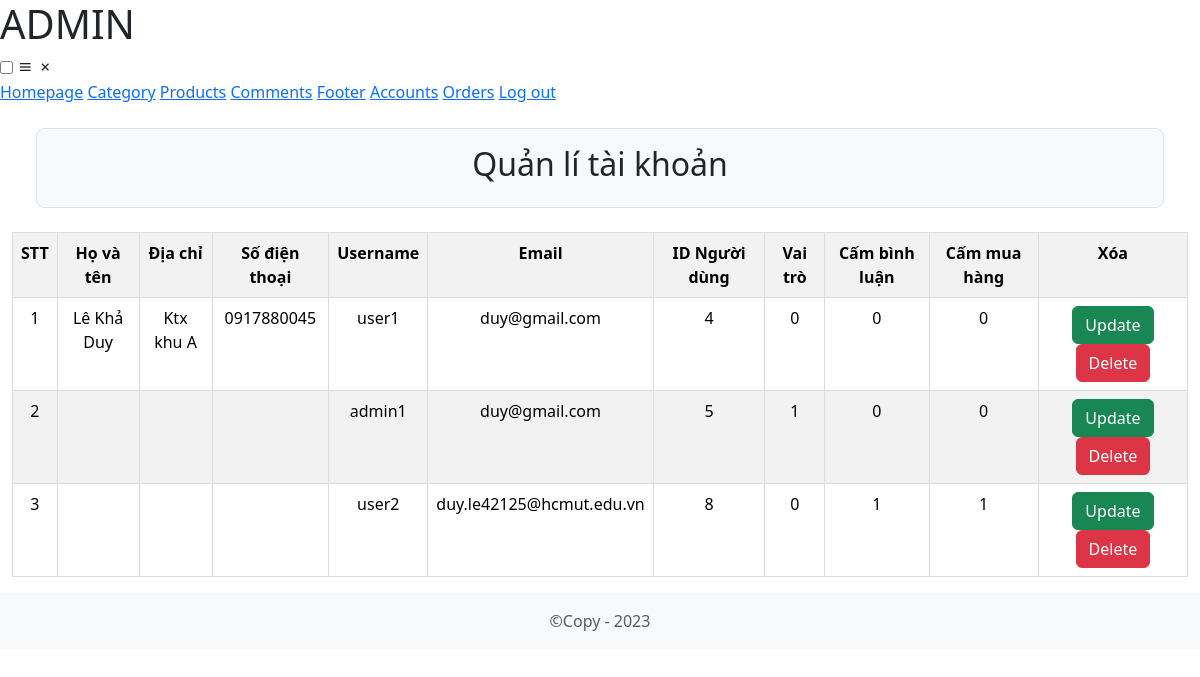
Screenshot of /Admin/index.php?act=quanlitaikhoan (signed in) with the database file from the repository.
### tables this page shows
CREATE TABLE `tbl_user` (
  `id` int(6) NOT NULL,
  `name` varchar(30) DEFAULT NULL,
  `address` varchar(150) DEFAULT NULL,
  `email` varchar(30) NOT NULL,
  `user` varchar(20) NOT NULL,
  `password` int(20) NOT NULL,
  `role` tinyint(1) NOT NULL DEFAULT 0,
  `avatar` varchar(300) NOT NULL DEFAULT 'upload/userdf.jpg',
  `sdt` varchar(11) DEFAULT '',
  `banchat` tinyint(1) NOT NULL DEFAULT 0,
  `banbuy` tinyint(1) NOT NULL DEFAULT 0
);

### Admin/index.php (called while the page is built, shortened)
<?php
    include "../Model/user.php";
    include "Controller/controller.php"
?>

### Model/user.php (called while the page is built, shortened)
<?php
    function getall_user(){
        $conn=connectdb();
        $stmt = $conn->prepare("SELECT * FROM tbl_user");
        $stmt->execute();
        $kq=$stmt->fetchAll();
        return $kq;
    }
?>

### Admin/View/quanlytk.php (the view)
<div class="bg-light d-flex align-items-center justify-content-center border rounded-3 p-1 p-sm-3 m-2 m-sm-4">
    <h2>Quản lí tài khoản</h2>
</div>
<table id="accounts"  class="table table-striped" style="width:100%">
        <tr>
            <th>STT</th>
            <th>Họ và tên</th>
            <th>Địa chỉ</th>
            <th>Số điện thoại</th>
            <th>Username</th>
            <th>Email</th>
            <th>ID Người dùng</th>
            <th>Vai trò</th>
            <th>Cấm bình luận</th>
            <th>Cấm mua hàng</th>
            <th>Xóa</th>
        </tr>
        <?php
            if(isset($kq) && count($kq)>0){
                $stt=1;
                foreach($kq as $item){
                    echo '
                    <tr>
                        <td>'.$stt.'</td>
                        <td>'.$item['name'].'</td>
                        <td>'.$item['address'].'</td>
                        <td>'.$item['sdt'].'</td>
                        <td>'.$item['user'].'</td>
                        <td>'.$item['email'].'</td>
                        <td>'.$item['id'].'</td>
                        <td>'.$item['role'].'</td>
                        <td>'.$item['banchat'].'</td>
                        <td>'.$item['banbuy'].'</td>
                        <td>
                            <a href="index.php?act=modifyuser&id='.$item['id'].'"> <button class="btn btn-success">Update</button> </a>
                            <a href="index.php?act=deleteuser&id='.$item['id'].'"> <button class="btn btn-danger">Delete</button></a>
                        </td>
                    </tr>
                    ';
                    $stt++;
                }
            }
    ?>
</table>

### View/style.css (style rules this page uses)
table { border-collapse: collapse; width: 100%; margin-top: 20px; }
th, td { border: 1px solid #ddd; padding: 8px; text-align: center; }
th { background-color: #f2f2f2; }

### rows the page displays
tbl_user: name "Lê Khả Duy", address "Ktx khu A", sdt "0917880045", user "user1", email "duy@gmail.com", id "4", role "0", banchat "0", banbuy "0"
tbl_user: user "admin1", email "duy@gmail.com", id "5", role "1", banchat "0", banbuy "0"
tbl_user: user "user2", email "duy.le42125@hcmut.edu.vn", id "8", role "0", banchat "1", banbuy "1"
